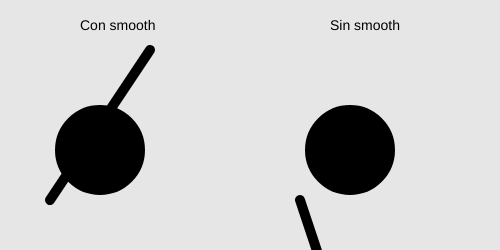
Frame 1 (no input)
Frame 60 (no input): identical to frame 1, image omitted
Frame 120 (the mouse pressed at the canvas centre since frame 60): identical to frame 1, image omitted

The p5.js sketch that drew this single still picture (run headless with seeded random() and noise() and a simulated clock; from frame 60 on, the mouse is pressed at the canvas centre):

// p5.js sketch
// ── sketch.js
function setup(){
  createCanvas(500,250);
}

function draw(){
  background(230);

  textSize(14);
  fill(0);
  text("Con smooth", 80, 30);
  text("Sin smooth", 330, 30);

  smooth();
  strokeWeight(10);
  line(50, 200, 150, 50);
  circle(100,150,80);

  noSmooth();
  line(300,200,400,500);
  circle(350,150,80);
  }
